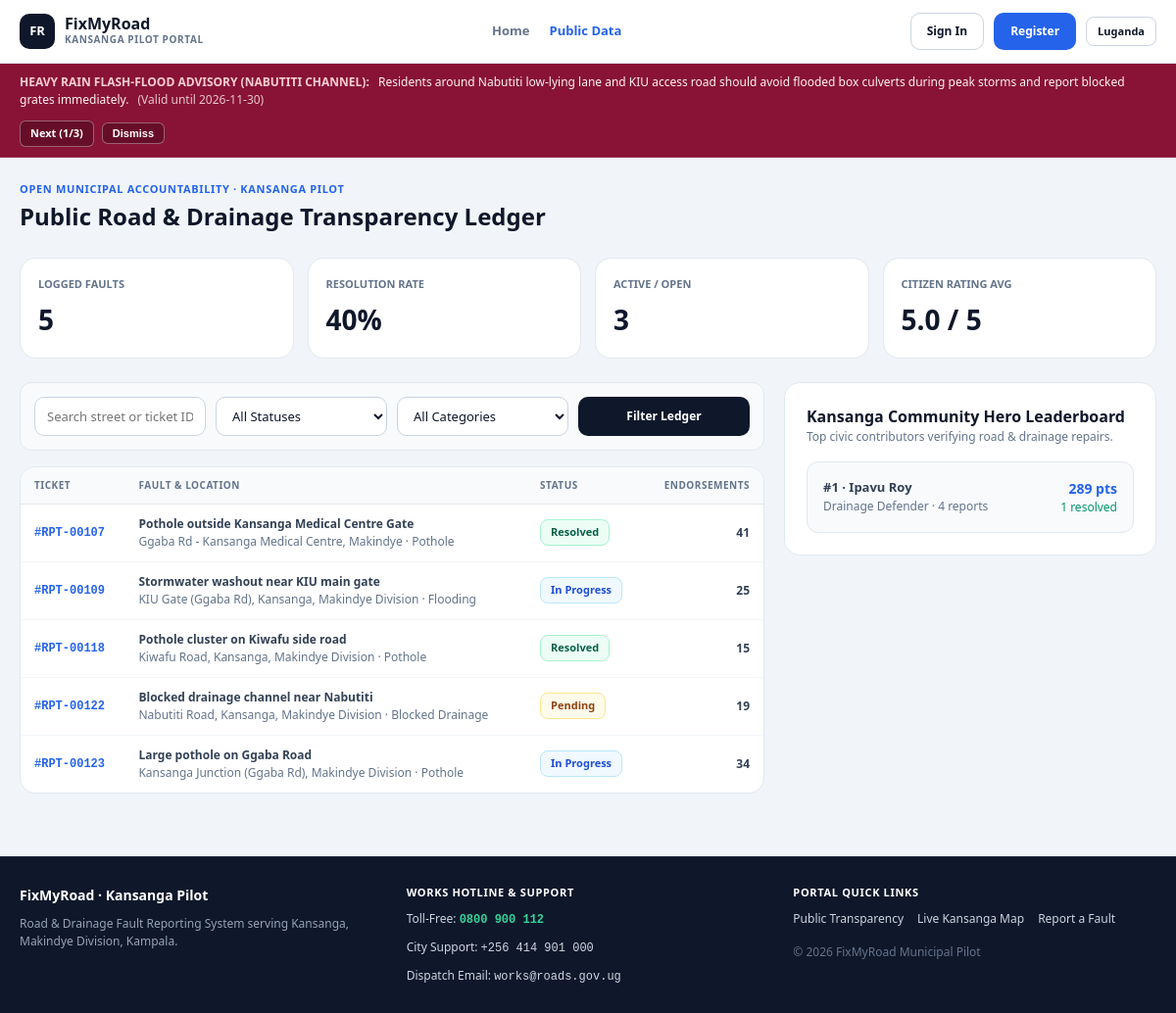
The app's page /public_data.php with its own data.
### tables this page shows
CREATE TABLE `official_notices` (
  `id` VARCHAR(32) NOT NULL PRIMARY KEY,
  `title` VARCHAR(140) NOT NULL,
  `message` TEXT NOT NULL,
  `category` ENUM('Emergency', 'Maintenance', 'General Announcement') NOT NULL DEFAULT 'General Announcement',
  `status` ENUM('active', 'archived') NOT NULL DEFAULT 'active',
  `expires_at` DATE DEFAULT NULL,
  `posted_by` VARCHAR(120) NOT NULL,
  `posted_by_id` VARCHAR(40) DEFAULT NULL,
  `archived_at` DATETIME DEFAULT NULL,
  `created_at` DATETIME NOT NULL DEFAULT CURRENT_TIMESTAMP,
  `updated_at` DATETIME NOT NULL DEFAULT CURRENT_TIMESTAMP ON UPDATE CURRENT_TIMESTAMP
);

CREATE TABLE `reports` (
  `id` VARCHAR(32) NOT NULL PRIMARY KEY,
  `title` VARCHAR(180) NOT NULL,
  `category` ENUM('Pothole', 'Blocked Drainage', 'Flooding', 'Damaged Road', 'Broken Streetlight', 'Other') NOT NULL DEFAULT 'Pothole',
  `description` TEXT NOT NULL,
  `location` VARCHAR(220) NOT NULL,
  `area` VARCHAR(120) NOT NULL DEFAULT 'Kansanga (Makindye)',
  `lat` DECIMAL(10, 6) NOT NULL DEFAULT 0.283500,
  `lng` DECIMAL(10, 6) NOT NULL DEFAULT 32.609500,
  `priority` ENUM('Urgent', 'High', 'Medium', 'Low') NOT NULL DEFAULT 'Medium',
  `status` ENUM('Pending', 'In Progress', 'Resolved', 'Rejected') NOT NULL DEFAULT 'Pending',
  `reported_by` VARCHAR(120) NOT NULL,
  `reported_by_email` VARCHAR(160) NOT NULL,
  `report_date` VARCHAR(32) NOT NULL,
  `sla_deadline` VARCHAR(32) NOT NULL,
  `escalated` TINYINT(1) NOT NULL DEFAULT 0,
  `escalation_reason` VARCHAR(255) DEFAULT NULL,
  `assigned_officer` VARCHAR(120) DEFAULT NULL,
  `upvotes` INT NOT NULL DEFAULT 1,
  `before_photo` VARCHAR(500) DEFAULT NULL,
  `after_photo` VARCHAR(500) DEFAULT NULL,
  `resolved_at` DATETIME DEFAULT NULL,
  `confirmation_state` ENUM('none', 'awaiting_confirmation', 'confirmed', 'reopened') NOT NULL DEFAULT 'none',
  `confirmation_expires_at` DATETIME DEFAULT NULL,
  `confirmed_by` VARCHAR(120) DEFAULT NULL,
  `reopen_reason` VARCHAR(500) DEFAULT NULL,
  `feedback_rating` TINYINT DEFAULT NULL,
  `feedback_comment` TEXT DEFAULT NULL,
  `feedback_author` VARCHAR(120) DEFAULT NULL,
  `created_at` DATETIME NOT NULL DEFAULT CURRENT_TIMESTAMP
);

### public_data.php (the view, shortened to what the rows shown need)
<?php
$user = current_user();
$pdo = db();
$statusFilter = trim((string)($_GET['status'] ?? 'All'));
$categoryFilter = trim((string)($_GET['category'] ?? 'All'));
$search = trim((string)($_GET['q'] ?? ''));
$allReports = $pdo->query('SELECT * FROM reports ORDER BY created_at DESC')->fetchAll();
$filtered = array_values(array_filter($allReports, function ($r) use ($statusFilter, $categoryFilter, $search) {
    if ($statusFilter !== 'All' && $r['status'] !== $statusFilter) return false;
    if ($categoryFilter !== 'All' && $r['category'] !== $categoryFilter) return false;
    if ($search !== '') {
        $hay = strtolower($r['id'] . ' ' . $r['title'] . ' ' . $r['location'] . ' ' . $r['category']);
        if (!str_contains($hay, strtolower($search))) return false;
    }
    return true;
}));
$rated = array_filter($allReports, fn($r) => !empty($r['feedback_rating']));
$avgRating = !empty($rated)
    ? number_format(array_sum(array_map(fn($r) => (int)$r['feedback_rating'], $rated)) / count($rated), 1)
    : '—';
require_once __DIR__ . '/includes/header.php';
?>
<div class="container stack-lg">
  <div class="page-header">
    <div>
      <h1 class="page-title">Public Road &amp; Drainage Transparency Ledger</h1>
    </div>
  </div>
  <div class="grid-4">
    <div class="kpi-card">
      <div class="kpi-label">Citizen Rating Avg</div>
      <div class="kpi-value text-primary tabular-nums"><?= e((string)$avgRating) ?> / 5</div>
    </div>
  </div>
  <div class="split-8-4" style="align-items: start;">
    <div class="stack-md">
      <div class="table-wrap">
        <table class="data-table">
          <thead>
            <tr>
              <th>Ticket</th>
              <th>Fault &amp; Location</th>
              <th>Status</th>
              <th style="text-align:right;">Endorsements</th>
            </tr>
          </thead>
          <tbody>
            <?php foreach ($filtered as $r):
              $badgeCls = $r['status'] === 'Resolved' ? 'badge-resolved' : ($r['status'] === 'In Progress' ? 'badge-progress' : 'badge-pending');
            ?>
              <tr>
                <td class="text-mono font-bold text-primary">
                  <?php if ($user): ?>
                    <a href="track_report.php?id=<?= urlencode($r['id']) ?>"><?= e($r['id']) ?></a>
                  <?php else: ?>
                    <?= e($r['id']) ?>
                  <?php endif; ?>
                </td>
                <td>
                  <div class="font-bold"><?= e($r['title']) ?></div>
                  <div class="text-xs text-muted"><?= e($r['location']) ?> · <?= e($r['category']) ?></div>
                </td>
                <td><span class="badge <?= $badgeCls ?>"><?= e($r['status']) ?></span></td>
                <td style="text-align:right;" class="font-bold tabular-nums"><?= (int)$r['upvotes'] ?></td>
              </tr>
            <?php endforeach; ?>
          </tbody>
        </table>
      </div>
    </div>
    <div class="card stack-md">
      <div>
        <h2 class="section-title">Kansanga Community Hero Leaderboard</h2>
      </div>
    </div>
  </div>
</div>
<?php require_once __DIR__ . '/includes/footer.php'; ?>

### includes/header.php (shortened to what the rows shown need)
<?php
$liveNotices = get_live_official_notices();
$bannerNotices = array_values(array_filter(
    $liveNotices,
    fn($n) => !in_array($n['id'], $_SESSION['dismissed_notices'], true)
));
$bannerIdx = isset($_GET['notice_idx']) ? max(0, (int)$_GET['notice_idx']) : 0;
$activeBanner = !empty($bannerNotices) ? $bannerNotices[$bannerIdx % count($bannerNotices)] : null;
?>
<!DOCTYPE html>
<html lang="en">
<head>
   <link rel="stylesheet" href="css/style.css">
  <link rel="stylesheet" href="https://unpkg.com/leaflet@1.9.4/dist/leaflet.css">
</head>
<body>
<?php if ($activeBanner):
  $bannerClass = match ($activeBanner['category']) {
      'Emergency' => 'notice-banner--emergency',
      'Maintenance' => 'notice-banner--maintenance',
      default => 'notice-banner--general',
  };
?>
<div role="region" aria-label="Official Notice" class="notice-banner <?= $bannerClass ?>">
  <div class="notice-banner-inner">
    <p>
      <span class="notice-title"><?= e($activeBanner['title']) ?>:</span>
      <span><?= e($activeBanner['message']) ?></span>
      <?php if (!empty($activeBanner['expires_at'])): ?>
        <span class="tabular-nums" style="opacity:0.8; margin-left:6px;">(Valid until <?= e($activeBanner['expires_at']) ?>)</span>
      <?php endif; ?>
    </p>
    <div class="notice-actions">
      <?php if (count($bannerNotices) > 1):
        $nextIdx = ($bannerIdx + 1) % count($bannerNotices);
        $nextQuery = $_GET;
        $nextQuery['notice_idx'] = $nextIdx;
      ?>
        <a href="?<?= e(http_build_query($nextQuery)) ?>" class="notice-btn tabular-nums">
          Next (<?= ($bannerIdx % count($bannerNotices)) + 1 ?>/<?= count($bannerNotices) ?>)
        </a>
      <?php endif; ?>
      <form method="POST" style="display:inline;">
        <button type="submit" class="notice-btn">Dismiss</button>
      </form>
    </div>
  </div>
</div>
<?php endif; ?>
<main class="main-content">

### records on screen
official_notices: title "HEAVY RAIN FLASH-FLOOD ADVISORY (NABUTITI CHANNEL)", message "Residents around Nabutiti low-lying lane and KIU access road should avoid flooded box culverts during peak storms and report blocked grates immediately.", expires_at "2026-11-30"
reports: feedback_rating "5.0", id "#RPT-00107", title "Pothole outside Kansanga Medical Centre Gate", location "Ggaba Rd - Kansanga Medical Centre, Makindye", category "Pothole", status "Resolved", upvotes "41"
reports: id "#RPT-00109", title "Stormwater washout near KIU main gate", location "KIU Gate (Ggaba Rd), Kansanga, Makindye Division", category "Flooding", status "In Progress", upvotes "25"
reports: id "#RPT-00118", title "Pothole cluster on Kiwafu side road", location "Kiwafu Road, Kansanga, Makindye Division", category "Pothole", status "Resolved", upvotes "15"
reports: id "#RPT-00122", title "Blocked drainage channel near Nabutiti", location "Nabutiti Road, Kansanga, Makindye Division", category "Blocked Drainage", status "Pending", upvotes "19"
reports: id "#RPT-00123", title "Large pothole on Ggaba Road", location "Kansanga Junction (Ggaba Rd), Makindye Division", category "Pothole", status "In Progress", upvotes "34"

### other values on screen
t('home') "Home"
t('public') "Public Data"
t('signin') "Sign In"
t('register') "Register"
count($bannerNotices) "3"
$totalCount "5"
$resolutionRate "40"
$openCount "3"
$entry['name'] "Ipavu Roy"
$entry['tier'] "Drainage Defender"
$entry['reported'] "4"
$entry['points'] "289"
$entry['resolved'] "1"
$portalSettings['support_toll_free'] "0800 900 112"
$portalSettings['support_city_line'] "+256 414 901 000"
